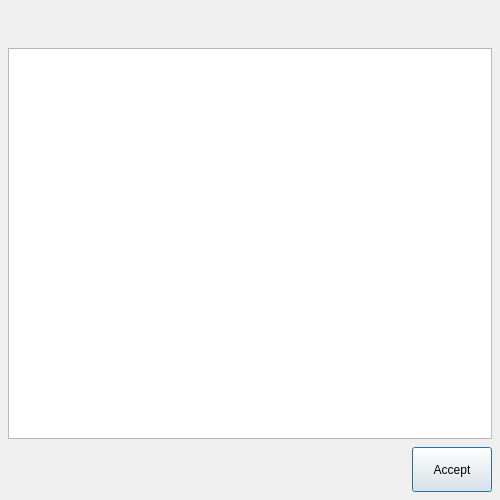
<?xml version="1.0" encoding="UTF-8"?>
<ui version="4.0">
 <class>aboutdialog</class>
 <widget class="QDialog" name="aboutdialog">
  <property name="geometry">
   <rect>
    <x>0</x>
    <y>0</y>
    <width>500</width>
    <height>500</height>
   </rect>
  </property>
  <property name="minimumSize">
   <size>
    <width>500</width>
    <height>500</height>
   </size>
  </property>
  <property name="windowTitle">
   <string/>
  </property>
  <layout class="QVBoxLayout" name="verticalLayout">
   <property name="spacing">
    <number>8</number>
   </property>
   <property name="leftMargin">
    <number>8</number>
   </property>
   <property name="topMargin">
    <number>8</number>
   </property>
   <property name="rightMargin">
    <number>8</number>
   </property>
   <property name="bottomMargin">
    <number>8</number>
   </property>
   <item>
    <widget class="QLabel" name="info_label">
     <property name="minimumSize">
      <size>
       <width>0</width>
       <height>32</height>
      </size>
     </property>
     <property name="text">
      <string/>
     </property>
     <property name="textFormat">
      <enum>Qt::MarkdownText</enum>
     </property>
     <property name="alignment">
      <set>Qt::AlignCenter</set>
     </property>
     <property name="wordWrap">
      <bool>true</bool>
     </property>
    </widget>
   </item>
   <item>
    <widget class="QPlainTextEdit" name="license_textedit">
     <property name="minimumSize">
      <size>
       <width>0</width>
       <height>180</height>
      </size>
     </property>
     <property name="tabChangesFocus">
      <bool>true</bool>
     </property>
     <property name="undoRedoEnabled">
      <bool>false</bool>
     </property>
     <property name="readOnly">
      <bool>true</bool>
     </property>
    </widget>
   </item>
   <item>
    <layout class="QHBoxLayout" name="horizontalLayout_2">
     <property name="spacing">
      <number>8</number>
     </property>
     <item>
      <spacer name="horizontalSpacer_3">
       <property name="orientation">
        <enum>Qt::Horizontal</enum>
       </property>
       <property name="sizeHint" stdset="0">
        <size>
         <width>40</width>
         <height>20</height>
        </size>
       </property>
      </spacer>
     </item>
     <item>
      <widget class="QPushButton" name="accept_button">
       <property name="minimumSize">
        <size>
         <width>0</width>
         <height>45</height>
        </size>
       </property>
       <property name="text">
        <string>Accept</string>
       </property>
       <property name="icon">
        <iconset>
         <normaloff>../../../qrc/icons/ok.png</normaloff>../../../qrc/icons/ok.png</iconset>
       </property>
       <property name="iconSize">
        <size>
         <width>32</width>
         <height>32</height>
        </size>
       </property>
      </widget>
     </item>
    </layout>
   </item>
  </layout>
 </widget>
 <resources/>
 <connections/>
</ui>
